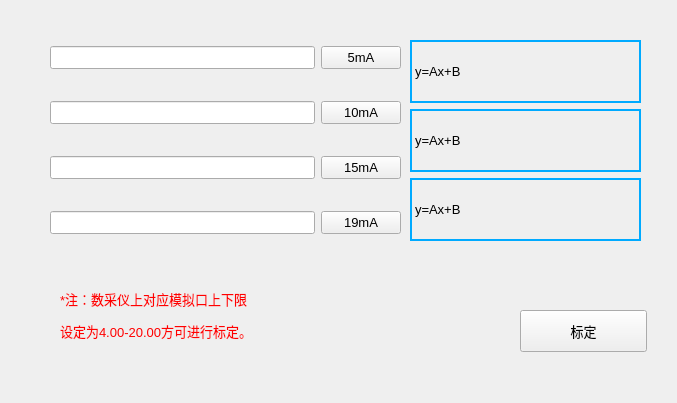
<?xml version="1.0" encoding="UTF-8"?>
<ui version="4.0">
 <class>Calib420mA</class>
 <widget class="QFrame" name="Calib420mA">
  <property name="geometry">
   <rect>
    <x>0</x>
    <y>0</y>
    <width>677</width>
    <height>403</height>
   </rect>
  </property>
  <property name="font">
   <font>
    <family>Arial</family>
    <pointsize>10</pointsize>
   </font>
  </property>
  <property name="windowTitle">
   <string>Frame</string>
  </property>
  <property name="styleSheet">
   <string notr="true">font: 10pt &quot;Arial&quot;;</string>
  </property>
  <property name="frameShape">
   <enum>QFrame::NoFrame</enum>
  </property>
  <property name="frameShadow">
   <enum>QFrame::Raised</enum>
  </property>
  <widget class="QWidget" name="layoutWidget_2">
   <property name="geometry">
    <rect>
     <x>410</x>
     <y>40</y>
     <width>231</width>
     <height>201</height>
    </rect>
   </property>
   <layout class="QVBoxLayout" name="verticalLayout_2">
    <item>
     <widget class="QLabel" name="lb420mA1">
      <property name="styleSheet">
       <string notr="true">border: 2px  solid  rgb(0, 170, 255);</string>
      </property>
      <property name="text">
       <string>y=Ax+B</string>
      </property>
     </widget>
    </item>
    <item>
     <widget class="QLabel" name="lb420mA2">
      <property name="styleSheet">
       <string notr="true">border: 2px  solid  rgb(0, 170, 255);</string>
      </property>
      <property name="text">
       <string>y=Ax+B</string>
      </property>
     </widget>
    </item>
    <item>
     <widget class="QLabel" name="lb420mA3">
      <property name="styleSheet">
       <string notr="true">border: 2px  solid  rgb(0, 170, 255);</string>
      </property>
      <property name="text">
       <string>y=Ax+B</string>
      </property>
     </widget>
    </item>
   </layout>
  </widget>
  <widget class="QPushButton" name="pb420mACar">
   <property name="geometry">
    <rect>
     <x>520</x>
     <y>310</y>
     <width>127</width>
     <height>42</height>
    </rect>
   </property>
   <property name="minimumSize">
    <size>
     <width>0</width>
     <height>35</height>
    </size>
   </property>
   <property name="styleSheet">
    <string notr="true">font: 10pt &quot;Sans Serif&quot;;</string>
   </property>
   <property name="text">
    <string>标定</string>
   </property>
  </widget>
  <widget class="QWidget" name="layoutWidget_3">
   <property name="geometry">
    <rect>
     <x>50</x>
     <y>20</y>
     <width>351</width>
     <height>241</height>
    </rect>
   </property>
   <layout class="QGridLayout" name="gridLayout_4">
    <item row="0" column="0">
     <widget class="QLineEdit" name="le5mA"/>
    </item>
    <item row="2" column="0">
     <widget class="QLineEdit" name="le15mA"/>
    </item>
    <item row="0" column="1">
     <widget class="QPushButton" name="pb5mA">
      <property name="text">
       <string>5mA</string>
      </property>
     </widget>
    </item>
    <item row="1" column="0">
     <widget class="QLineEdit" name="le10mA"/>
    </item>
    <item row="1" column="1">
     <widget class="QPushButton" name="pb10mA">
      <property name="text">
       <string>10mA</string>
      </property>
     </widget>
    </item>
    <item row="2" column="1">
     <widget class="QPushButton" name="pb15mA">
      <property name="text">
       <string>15mA</string>
      </property>
     </widget>
    </item>
    <item row="3" column="0">
     <widget class="QLineEdit" name="le19mA"/>
    </item>
    <item row="3" column="1">
     <widget class="QPushButton" name="pb19mA">
      <property name="text">
       <string>19mA</string>
      </property>
     </widget>
    </item>
   </layout>
  </widget>
  <widget class="QLabel" name="label_49">
   <property name="geometry">
    <rect>
     <x>60</x>
     <y>260</y>
     <width>401</width>
     <height>111</height>
    </rect>
   </property>
   <property name="text">
    <string>&lt;html&gt;&lt;head/&gt;&lt;body&gt;&lt;p&gt;&lt;span style=&quot; font-size:10pt; color:#ff0000;&quot;&gt;*注：数采仪上对应模拟口上下限&lt;/span&gt;&lt;/p&gt;&lt;p&gt;&lt;span style=&quot; font-size:10pt; color:#ff0000;&quot;&gt;设定为4.00-20.00方可进行标定。&lt;/span&gt;&lt;/p&gt;&lt;/body&gt;&lt;/html&gt;</string>
   </property>
  </widget>
 </widget>
 <resources/>
 <connections/>
</ui>
